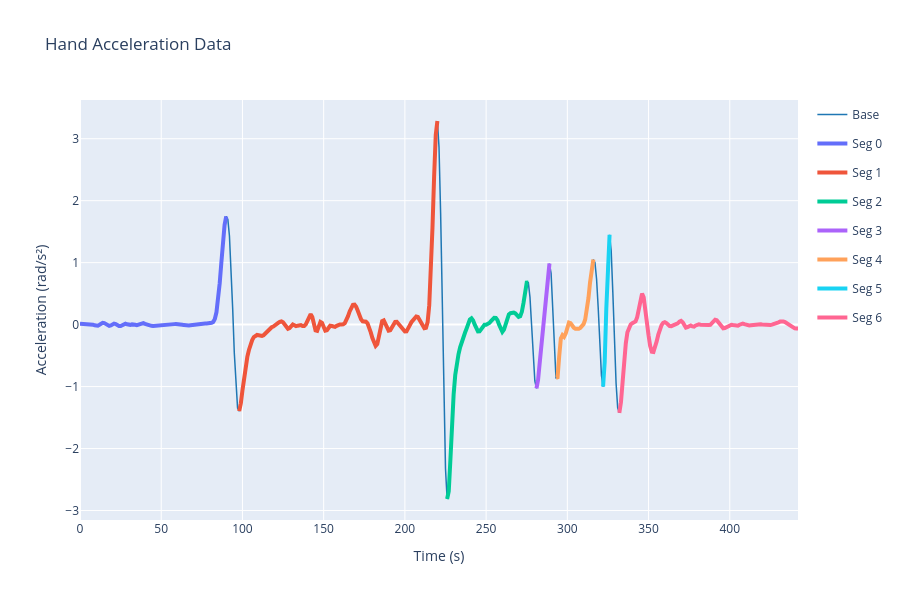

Notebook source saved alongside this figure:
### Code cell
fig = go.Figure()

fig.add_trace(
    go.Scatter(
        x=acceleration_data["frame"],
        y=acceleration_data["acceleration"],
        mode="lines",
        line=dict(color="#1f77b4", width=1.5),
        name="Base",
        legendgroup="Base",
    )
)

colours = px.colors.qualitative.Plotly

for index, row in segment_data.iterrows():
    current_color = colours[index % len(colours)]

    segment_slice = acceleration_data[
        (acceleration_data["frame"] >= row["start"])
        & (acceleration_data["frame"] <= row["end"])
    ]

    if not segment_slice.empty:
        fig.add_trace(
            go.Scatter(
                x=segment_slice["frame"],
                y=segment_slice["acceleration"],
                mode="lines",
                line=dict(color=current_color, width=4),
                name=f"Seg {index}",
                legendgroup=f"Segment {index}",
                showlegend=True,
            )
        )

fig.update_layout(
    title_text="Hand Acceleration Data",
    height=600,
    showlegend=True,
    xaxis_title="Time (s)",
    yaxis_title="Acceleration (rad/s²)",
)

fig.show()
